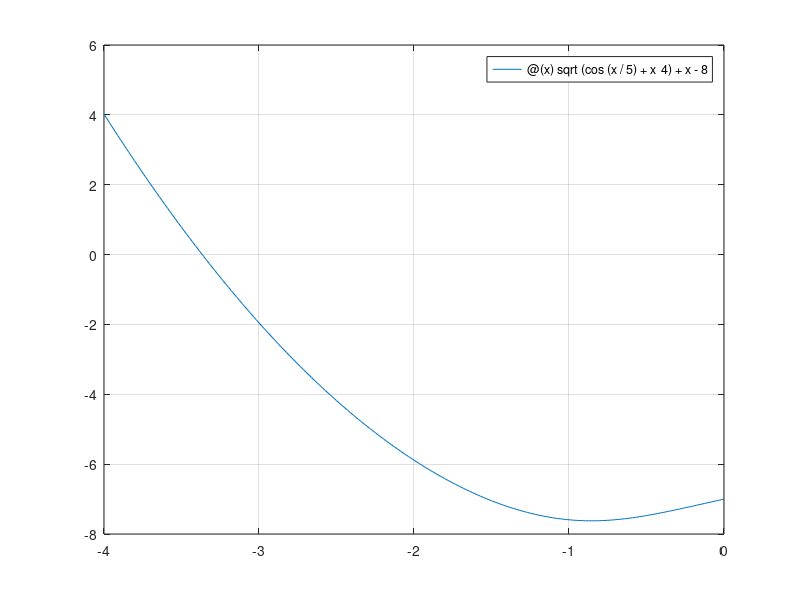

The MATLAB script that drew this image:
clear
f=@(x)sqrt(cos(x/5)+x^4)+x-8;
fplot(f, [-4,0])
grid on
c=0.1
%return
g=@(x)x+c*f(x);
eta=1e-6;
x=-3.3;
xvana=1; %fiktiivne väärtus
while abs(x-xvana)>=eta
    xvana=x;
    x=g(x);
end
x
